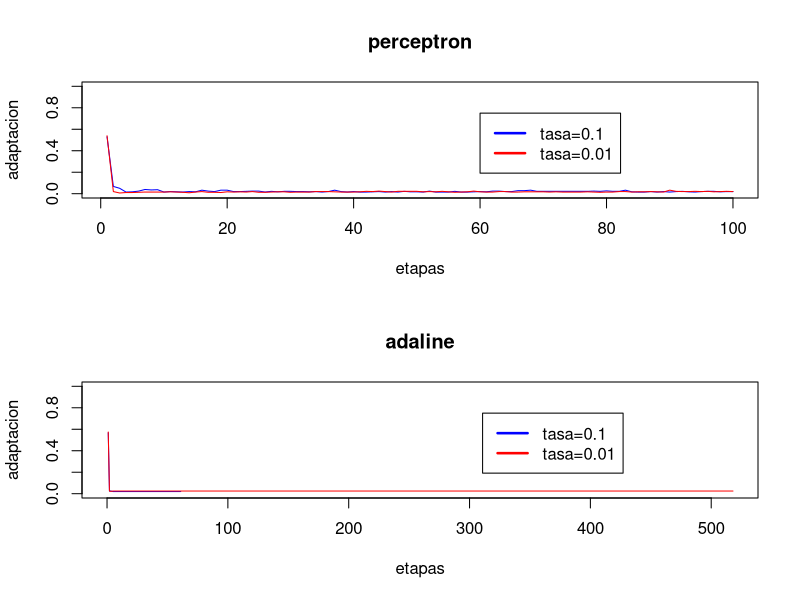

R code for this plot:
png("doc/graficas/P1_perc_tasa.png", width = 720, height = 720)

par(mfrow =c(2,1))
t<-read.table("adaptacionp.data")
t1<-read.table("adaptacionp1.data")
ta<-read.table("adaptacionpa.data")
ta1<-read.table("adaptacionpa1.data")

plot(t[,1][1:100], type="l", col="blue", ylim=c(0,1), ylab="adaptacion", xlab="etapas", main="perceptron")
lines(t1[,1][1:100], col="red")
legend(x= 60 , y= 0.75,lty=c(1,1),lwd=c(2.5,2.5),col=c("blue","red"), legend=c("tasa=0.1", "tasa=0.01"))




plot(ta[,1], xlim=c(0,nrow(ta1)), type="l", col="blue", ylim=c(0,1), ylab="adaptacion", xlab="etapas", main="adaline")
lines(ta1[,1], col="red")
legend(x= 0.6 *nrow(ta1), y= 0.75,lty=c(1,1),lwd=c(2.5,2.5),col=c("blue","red"), legend=c("tasa=0.1", "tasa=0.01"))





rect(1, 5, 3, 7, col = "white")
dev.off()
